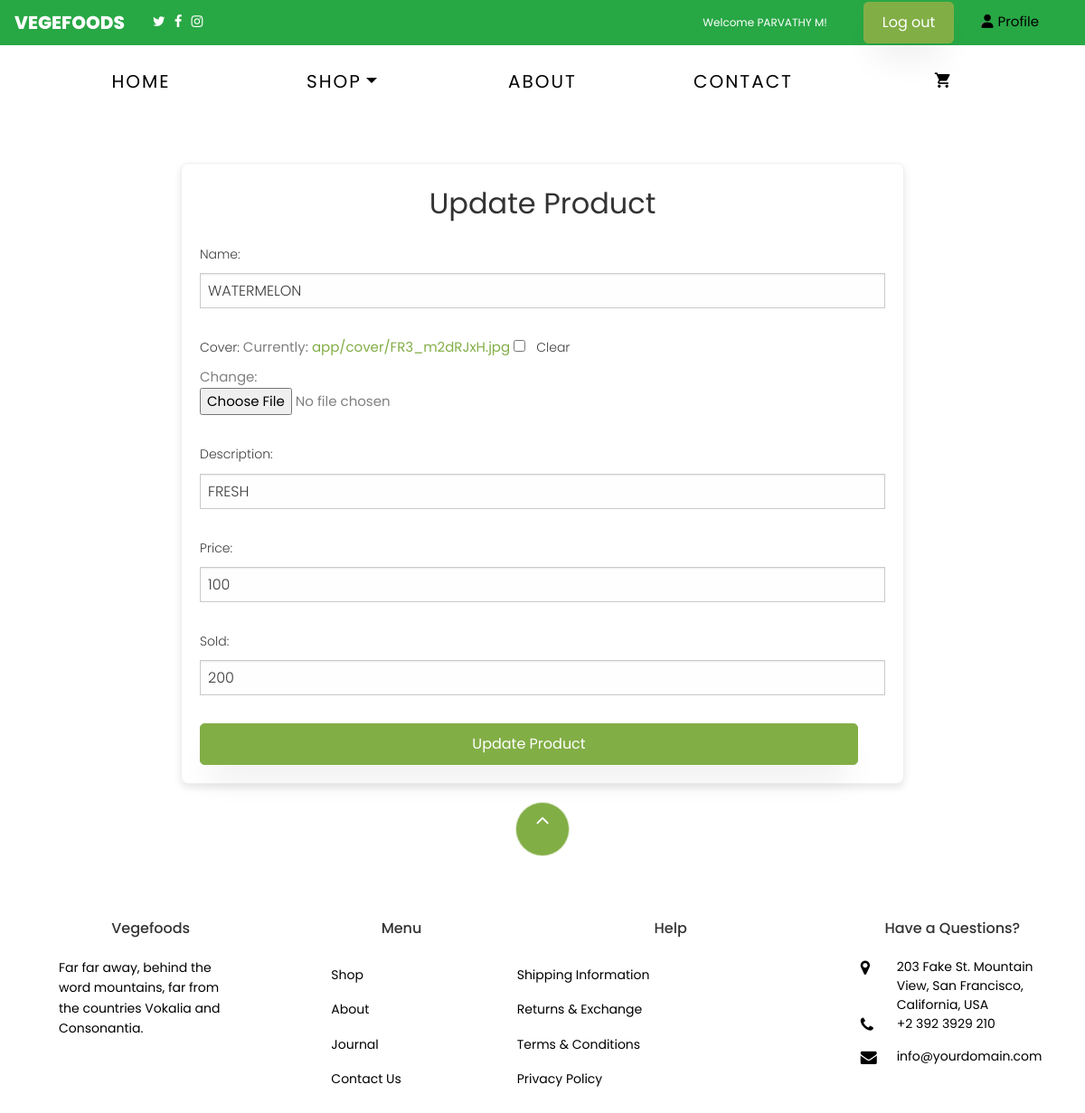
Screenshot of /fruit/update/1/ (signed in) with the database file from the repository.
### app/models.py (models this page shows, shortened)
class customuser(AbstractUser):
    full_name = models.CharField(max_length=255, blank=True, null=True)
    phone = models.CharField(max_length=15, blank=True, null=True)
    is_admin = models.BooleanField(default=False)
    is_user = models.BooleanField(default=False)

class Fruit(models.Model):
    name=models.CharField(max_length=30)
    cover=models.ImageField(upload_to='app/cover',null=True,blank=True)
    description =models.CharField(max_length=400)
    price=models.IntegerField()
    sold=models.IntegerField()

### app/views.py (the view)
# urls.py: path('fruit/update/<int:f_id>/', views.update_fruit, name='update_fruit'),
@login_required
def update_fruit(request, f_id):
    fruit = get_object_or_404(Fruit,id=f_id)
    if request.method == 'POST':
        form = VegForm(request.POST, request.FILES, instance=fruit)
        if form.is_valid():
            form.save()
            return redirect('fruit_list')  # Redirect to the vegetable list page or wherever appropriate
    else:
        form = FruitForm(instance=fruit)
    return render(request, 'update_fruit.html', {'form': form, 'fruit':fruit})

### app/forms.py
class FruitForm(forms.ModelForm):
    class Meta:
        model = Fruit
        fields = ['name', 'cover', 'description', 'price', 'sold']

### templates/update_fruit.html (shortened to what this page needs)
{% extends 'base.html' %}
{% load static %}
{% block content %}
    <div class="product">
        <h2>Update Product</h2>
        <form method="post" enctype="multipart/form-data">
            {{ form.as_p }}
            <button type="submit" class="btn btn-primary">Update Product</button>
        </form>
    </div>
{% endblock %}

### templates/base.html (shortened to what this page needs)
{% load static %}
<!DOCTYPE html>
<html lang="en">
  <head>
    <link rel="stylesheet" type="text/css" href="https://cdnjs.cloudflare.com/ajax/libs/slick-carousel/1.7.1/slick.css" />
    <link rel="stylesheet" type="text/css" href="https://cdnjs.cloudflare.com/ajax/libs/slick-carousel/1.7.1/slick-theme.css" />
    <link rel="stylesheet" href="https://cdnjs.cloudflare.com/ajax/libs/font-awesome/6.0.0-beta3/css/all.min.css">
        <link rel="stylesheet" href="{% static 'special/css/app.css' %}">
        <link rel="stylesheet" href="https://cdnjs.cloudflare.com/ajax/libs/font-awesome/6.6.0/css/brands.min.css" />
    <link rel="stylesheet" href="{%  static 'css/open-iconic-bootstrap.min.css' %}">
    <link rel="stylesheet" href="{%  static 'css/animate.css' %}">
    <link rel="stylesheet" href="{% static 'css/owl.carousel.min.css' %}">
    <link rel="stylesheet" href="{% static 'css/owl.theme.default.min.css' %}">
    <link rel="stylesheet" href="{% static 'css/magnific-popup.css' %}">
    <link rel="stylesheet" href="{% static 'css/aos.css' %}">
    <link rel="stylesheet" href="{% static 'css/ionicons.min.css' %}">
    <link rel="stylesheet" href="{% static 'css/bootstrap-datepicker.css' %}">
    <link rel="stylesheet" href="{% static 'css/jquery.timepicker.css' %}">
    <link rel="stylesheet" href="{% static 'css/flaticon.css' %}">
    <link rel="stylesheet" href="{% static 'css/icomoon.css' %}">
    <link rel="stylesheet" href="{% static 'css/style.css' %}">
  </head>
  <body class="goto-here">
    <nav class="navbar navbar-expand-lg navbar-light bg-success" style="height: 50px">
      <a class="navbar-brand" style="color: white;">Vegefoods</a>
      <div class="container-fluid">
        <ul style="list-style: none; padding: 0; margin: 0; display: flex;">
          <li style="margin-right: 10px; "><a href="#"><span class="icon-twitter" style="color: white;"></span></a></li>
          <li style="margin-right: 10px;"><a href="#"><span class="icon-facebook"  style="color: white;"></span></a></li>
          <li style="margin-right: 10px;"><a href="#"><span class="icon-instagram" style="color: white;"></span></a></li>
  </ul>
  {% if user.is_authenticated %}
  <div class="header-content">
       <small class="welcome-message">Welcome {{ user.full_name }}!</small>
    <a href="{% url 'logout' %}" class="btn btn-primary">Log out</a>
    {% if request.user.is_user %}
      <li class="nav-item">
        <a href="{% url 'user_profile_details' %}" class="profile-link">
            <i class="fas fa-user"></i> Profile
        </a>
      </li>
    {% endif %}
{% endif %}
      </div>
</div>
</nav>
{% if user.is_authenticated %}
    <nav class="navbar navbar-expand-lg navbar-dark ftco_navbar bg-dark ftco-navbar-light" id="ftco-navbar">
	    <div class="container">
	      <div class="collapse navbar-collapse" id="ftco-nav" style>
	        <ul class="navbar-nav ml-auto">
	          <li class="nav-item active"><a href="{% url 'home' %}" class="nav-link" style="font-size: 20px;">Home</a></li>
	          <li class="nav-item dropdown">
              <a class="nav-link dropdown-toggle" href="#" id="dropdown04" data-toggle="dropdown" aria-haspopup="true" aria-expanded="false" style="font-size: 20px;">Shop</a>
            </li>
	          <li class="nav-item"><a href="{% url 'about' %}" class="nav-link" style="font-size: 20px;" >About</a></li>
	           <li class="nav-item"><a href="{% url 'contact' %}" class="nav-link" style="font-size: 20px;">Contact</a></li>
	          <li class="nav-item cta cta-colored"><a href="{% url 'cart' %}" class="nav-link" style="font-size: 20px;"><span class="icon-shopping_cart"></span></a></li>
	        </ul>
	      </div>
	    </div>
	  </nav>
     {% endif %}
{% block content %}
{% endblock %}
<footer class="ftco-footer ftco-section" >
  <div class="container">
    <div class="row">
      <div class="mouse">
        <a href="#" class="mouse-icon">
          <div class="mouse-wheel"><span class="ion-ios-arrow-up"></span></div>
        </a>
      </div>
    </div>
    <div class="row mb-5">
      <div class="col-md">
        <div class="ftco-footer-widget mb-4">
          <h2 class="ftco-heading-2" style="margin-left: 20px;">Vegefoods</h2>
          <p style="margin-left:20px;">Far far away, behind the word mountains, far from the countries Vokalia and Consonantia.</p>
          <ul class="ftco-footer-social list-unstyled float-md-left float-lft mt-5">
          </ul>
        </div>
      </div>
      <div class="col-md">
        <div class="ftco-footer-widget mb-4 ml-md-5">
          <h2 class="ftco-heading-2"style="margin-left: 20px;" >Menu</h2>
          <ul class="list-unstyled">
            <li><a href="#" class="py-2 d-block">Shop</a></li>
            <li><a href="{% url 'about' %}" class="py-2 d-block">About</a></li>
            <li><a href="#" class="py-2 d-block">Journal</a></li>
            <li><a href="{% url 'contact' %}" class="py-2 d-block">Contact Us</a></li>
          </ul>
        </div>
      </div>
      <div class="col-md-4">
         <div class="ftco-footer-widget mb-4">
          <h2 class="ftco-heading-2"style="margin-left: 30px;">Help</h2>
          <div class="d-flex">
            <ul class="list-unstyled mr-l-5 pr-l-3 mr-4">
              <li><a href="#" class="py-2 d-block">Shipping Information</a></li>
              <li><a href="#" class="py-2 d-block">Returns &amp; Exchange</a></li>
              <li><a href="#" class="py-2 d-block">Terms &amp; Conditions</a></li>
              <li><a href="#" class="py-2 d-block">Privacy Policy</a></li>
            </ul>
                 </div>
        </div>
      </div>
      <div class="col-md">
        <div class="ftco-footer-widget mb-4">
          <h2 class="ftco-heading-2"style="margin-left:20px;">Have a Questions?</h2>
          <div class="block-23 mb-3">
            <ul>
              <li><span class="icon icon-map-marker"></span><span class="text" >203 Fake St. Mountain View, San Francisco, California, USA</span></li>
              <li><a href="#"><span class="icon icon-phone"></span><span class="text">+2 392 3929 210</span></a></li>
              <li><a href="#"><span class="icon icon-envelope"></span><span class="text">info@yourdomain.com</span></a></li>
            </ul>
          </div>
        </div>
      </div>
    </div>
  </div>
</footer>
  </body>
</html>

### static/css/icomoon.css (style rules this page uses)
[class^="icon-"], [class*=" icon-"] { font-family: 'icomoon' !important; speak: none; font-style: normal; font-weight: normal; font-variant: normal; text-transform: none; line-height: 1; -webkit-font-smoothing: antialiased; -moz-osx-font-smoothing: grayscale; }
.icon-map-marker:before { content: "\f041"; }
.icon-phone:before { content: "\f095"; }
.icon-twitter:before { content: "\f099"; }
.icon-facebook:before { content: "\f09a"; }
.icon-envelope:before { content: "\f0e0"; }
.icon-instagram:before { content: "\f16d"; }
.icon-shopping_cart:before { content: "\e8cc"; }

### templates/base.html (style rules this page uses)
* { margin: 0; padding: 0; }
#ftco-navbar ul.navbar-nav { display: flex; justify-content: space-between; width: 100%; }
#ftco-navbar ul.navbar-nav li { flex: 1; text-align: center; }
.header-content { display: flex; align-items: center; justify-content: space-between; padding: 10px 20px; }
.welcome-message { color: white; text-align: center; margin: 0; margin-right: 40px; flex: 1; }
.btn-primary { background-color: #007bff; color: white; padding: 10px 20px; border: none; border-radius: 5px; cursor: pointer; text-decoration: none; margin-right: 30px; }
.profile-link { color: black; text-decoration: none; display: flex; align-items: center; margin-top: -30px; }
.profile-link i { margin-right: 5px; }
#ftco-navbar ul li { position: relative; }

### templates/update_fruit.html (style rules this page uses)
.product { width: 90%; max-width: 800px; margin: 50px auto; padding: 20px; background: #fff; border-radius: 8px; box-shadow: 0 4px 8px rgba(0, 0, 0, 0.1); }
h2 { color: #333; margin-bottom: 20px; text-align: center; font-size: 2rem; }
form { display: flex; flex-direction: column; }
form p { margin: 0 0 15px; }
button { padding: 10px 20px; border: none; border-radius: 4px; background-color: #007bff; color: #fff; font-size: 1rem; cursor: pointer; transition: background-color 0.3s ease; }
.btn-primary { background-color: #007bff; border-color: #007bff; }

### rows the page displays
customuser: full_name "PARVATHY M"
Fruit: name "WATERMELON", description "FRESH", price "100", sold "200"
